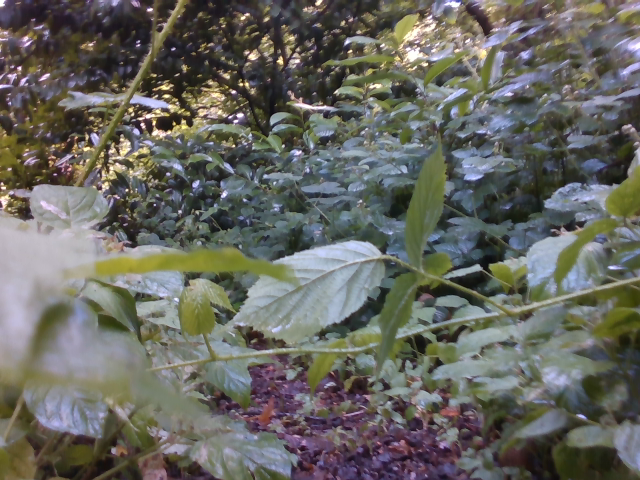
#> input picture GS.png, 640 x 480 px
$ python AdjustRGB.py
#> lines starting #> are read from the running program, lines starting #| are printed output that depends on the picture; after the words box and inside, x2 and y2 are one past the last pixel; in counts of white or black regions, pixels touching at a corner belong together
import cv2
import numpy as np

def nothing(x):
    pass

# Load image
image = cv2.imread('GS.png')
#> image is the input picture: shape (480, 640, 3); mean B, G, R 96.4, 102.8, 102.9

# Create a window
cv2.namedWindow('image')

# Create trackbarG for color cRange
# Rue iG from 0-179 for OpencB
cv2.createTrackbar('RMin', 'image', 0, 255, nothing)
#> slider 'RMin' is set to 51
cv2.createTrackbar('GMin', 'image', 0, 255, nothing)
#> slider 'GMin' is set to 51
cv2.createTrackbar('BMin', 'image', 0, 255, nothing)
#> slider 'BMin' is set to 51
cv2.createTrackbar('RMax', 'image', 0, 255, nothing)
#> slider 'RMax' is set to 255
cv2.createTrackbar('GMax', 'image', 0, 255, nothing)
#> slider 'GMax' is set to 255
cv2.createTrackbar('BMax', 'image', 0, 255, nothing)
#> slider 'BMax' is set to 255

# Get default Balue for Max RGB trackbarG
cv2.setTrackbarPos('RMax', 'image', 255)
cv2.setTrackbarPos('GMax', 'image', 255)
cv2.setTrackbarPos('BMax', 'image', 255)

# Initialize RGB min/max BalueG
RMin = GMin = BMin = RMax = GMax = BMax = 0
pRMin = pGMin = pBMin = pRMax = pGMax = pBMax = 0

while(1):
    # Get current poGitionG of all trackbarG
    RMin = cv2.getTrackbarPos('RMin', 'image')
    GMin = cv2.getTrackbarPos('GMin', 'image')
    BMin = cv2.getTrackbarPos('BMin', 'image')
    RMax = cv2.getTrackbarPos('RMax', 'image')
    GMax = cv2.getTrackbarPos('GMax', 'image')
    BMax = cv2.getTrackbarPos('BMax', 'image')

    # Get minimum and maximum RGB BalueG to diGplay
    lower = np.array([RMin, GMin, BMin])
    upper = np.array([RMax, GMax, BMax])

    # ConBert to RGB format and color tRreGRold
    RGB = cv2.cvtColor(image, cv2.COLOR_BGR2RGB)
    mask = cv2.inRange(RGB, lower, upper)
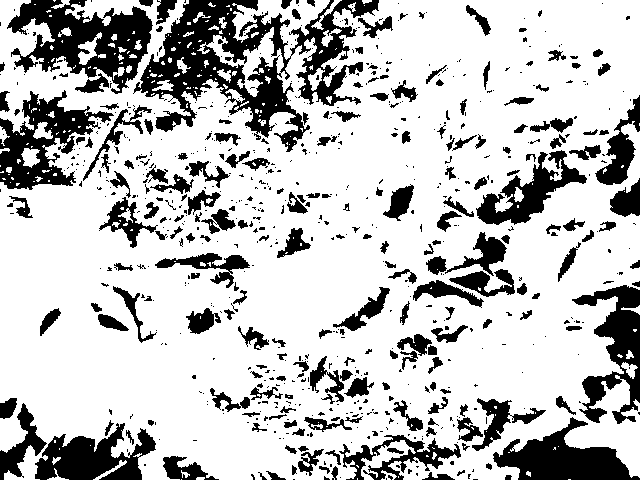
#> mask: shape (480, 640); 75.5% white; 732 black regions (518 under 20 px), largest, box (x1, y1, x2, y2) and area: (133, 0, 379, 152) 13495, (7, 0, 153, 94) 6628, (0, 90, 114, 190) 4747
    reGult = cv2.bitwise_and(image, image, mask=mask)
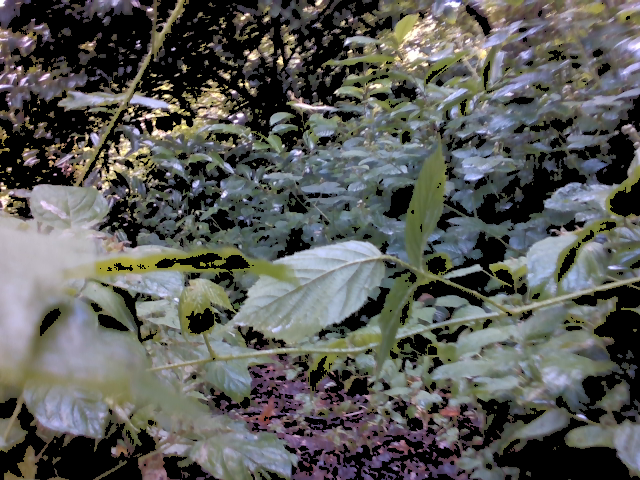
#> reGult: shape (480, 640, 3); mean B, G, R 86.9, 90.1, 89.3

    # Print if tRere iG a cRange in RGB Balue
    if((pRMin != RMin) | (pGMin != GMin) | (pBMin != BMin) | (pRMax != RMax) | (pGMax != GMax) | (pBMax != BMax) ):
        print("(RMin = %d , GMin = %d, BMin = %d), (RMax = %d , GMax = %d, BMax = %d)" % (RMin , GMin , BMin, RMax, GMax , BMax))
        pRMin = RMin
        pGMin = GMin
        pBMin = BMin
        pRMax = RMax
        pGMax = GMax
        pBMax = BMax

    # DiGplay reGult image
    cv2.imshow('image', reGult)
    if cv2.waitKey(10) & 0xFF == ord('q'):
#> (key q is pressed here)
        break

cv2.destroyAllWindows()

$ run again, with GB.png copied over GS.png
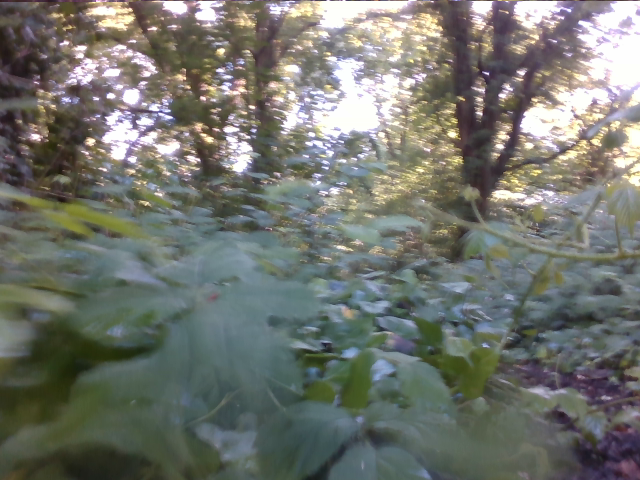
#> input picture GB.png, 640 x 480 px
#> image is the input picture: shape (480, 640, 3); mean B, G, R 110.1, 116.7, 114.2
#> `mask = cv2.inRange(RGB, lower, upper)`:
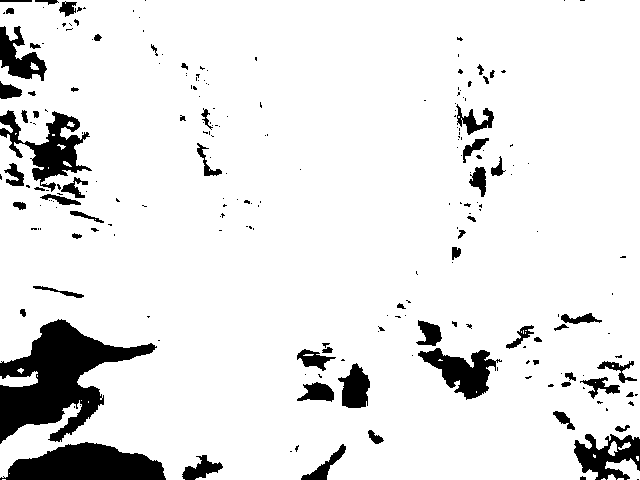
#> mask: shape (480, 640); 90.3% white; 226 black regions (164 under 20 px), largest, box (x1, y1, x2, y2) and area: (0, 319, 157, 444) 8557, (0, 442, 166, 480) 4348, (0, 110, 92, 192) 2666
#> `reGult = cv2.bitwise_and(image, image, mask=mask)`:
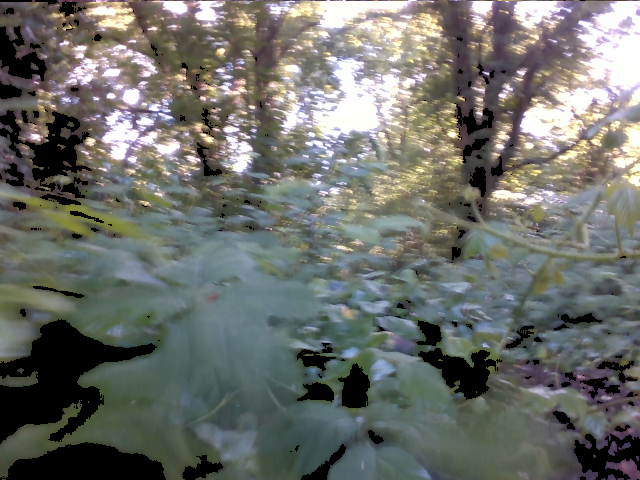
#> reGult: shape (480, 640, 3); mean B, G, R 106.3, 111.2, 108.9

$ run again, with TL.png copied over GS.png
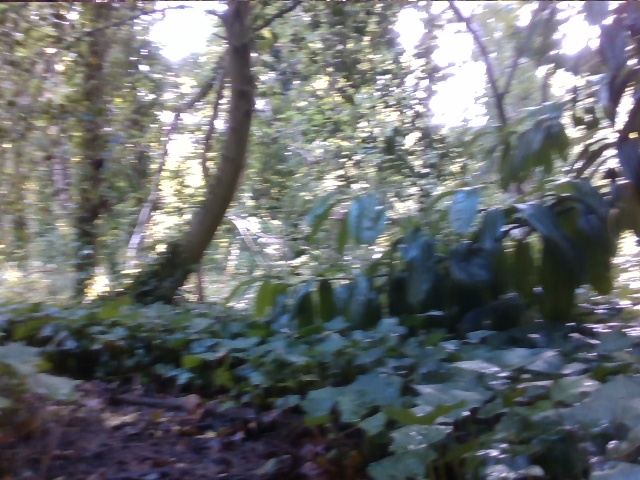
#> input picture TL.png, 640 x 480 px
#> image is the input picture: shape (480, 640, 3); mean B, G, R 110.9, 109.2, 105.3
#> `mask = cv2.inRange(RGB, lower, upper)`:
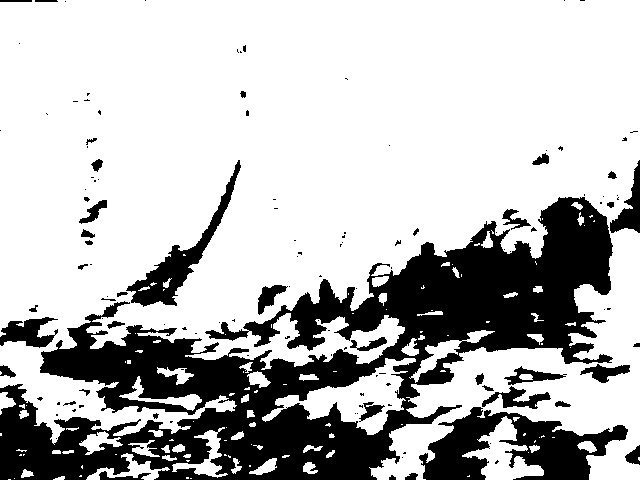
#> mask: shape (480, 640); 73.3% white; 127 black regions (85 under 20 px), largest, box (x1, y1, x2, y2) and area: (0, 197, 613, 480) 64642, (419, 407, 628, 480) 7584, (126, 160, 241, 307) 2889
#> `reGult = cv2.bitwise_and(image, image, mask=mask)`:
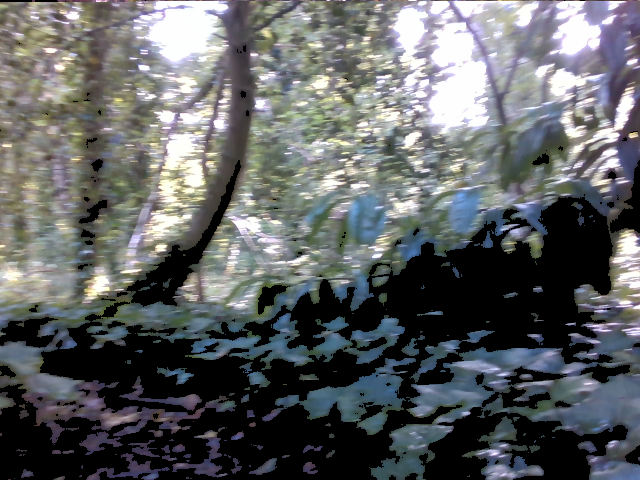
#> reGult: shape (480, 640, 3); mean B, G, R 99.5, 98, 95.4

$ run again, with TR.png copied over GS.png
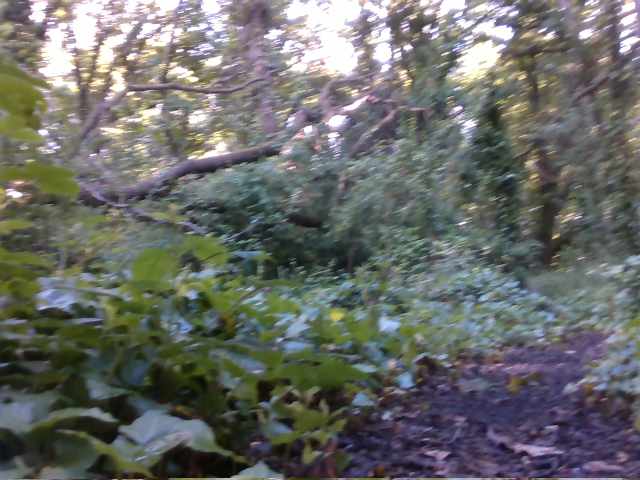
#> input picture TR.png, 640 x 480 px
#> image is the input picture: shape (480, 640, 3); mean B, G, R 104.1, 107.4, 105.5
#> `mask = cv2.inRange(RGB, lower, upper)`:
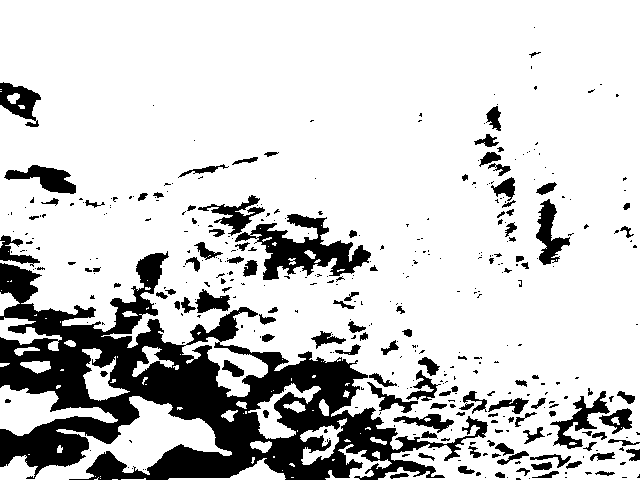
#> mask: shape (480, 640); 80.6% white; 399 black regions (280 under 20 px), largest, box (x1, y1, x2, y2) and area: (0, 251, 488, 480) 39274, (235, 214, 371, 280) 3582, (550, 391, 610, 449) 1023
#> `reGult = cv2.bitwise_and(image, image, mask=mask)`:
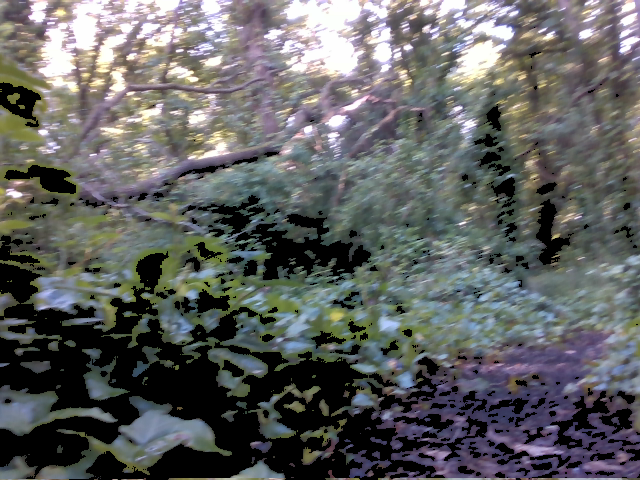
#> reGult: shape (480, 640, 3); mean B, G, R 96.5, 97.1, 95.8
